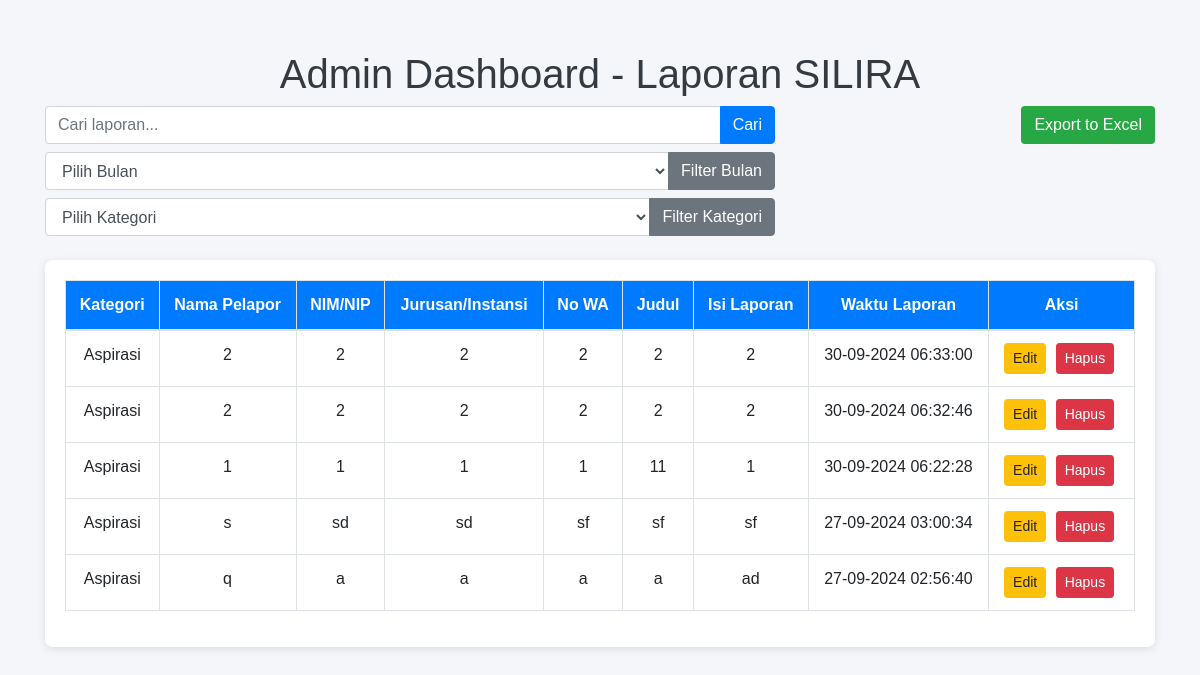
The app's page /admin.php with its own data.
### tables this page shows
CREATE TABLE IF NOT EXISTS `reports` (
`id` int(11) NOT NULL,
  `kategori_laporan` varchar(50) NOT NULL,
  `nama_pelapor` varchar(100) NOT NULL,
  `nim_nip` varchar(50) NOT NULL,
  `jurusan_instansi` varchar(100) NOT NULL,
  `no_wa` varchar(15) NOT NULL,
  `judul_laporan` varchar(255) NOT NULL,
  `isi_laporan` text NOT NULL,
  `waktu_laporan` timestamp NOT NULL DEFAULT CURRENT_TIMESTAMP
);

### admin.php (the view, shortened to what this page needs)
<?php include 'db.php'; ?>
<!DOCTYPE html>
<html lang="en">
<head>
    <link rel="stylesheet" href="https://maxcdn.bootstrapcdn.com/bootstrap/4.5.2/css/bootstrap.min.css">
</head>
<body>
    <div class="container">
        <h1 class="text-center">Admin Dashboard - Laporan SILIRA</h1>
        <div class="row mb-4">
            <div class="col-md-8">
                <form method="GET" action="">
                    <div class="input-group mb-2">
                        <input type="text" class="form-control" name="search" placeholder="Cari laporan...">
                        <div class="input-group-append">
                            <button class="btn btn-primary" type="submit">Cari</button>
                        </div>
                    </div>
                    <div class="input-group mb-2">
                        <select name="month" class="form-control">
                            <option value="">Pilih Bulan</option>
                        </select>
                        <div class="input-group-append">
                            <button class="btn btn-secondary" type="submit">Filter Bulan</button>
                        </div>
                    </div>
                    <div class="input-group">
                        <select name="category" class="form-control">
                            <option value="">Pilih Kategori</option>
                        </select>
                        <div class="input-group-append">
                            <button class="btn btn-secondary" type="submit">Filter Kategori</button>
                        </div>
                    </div>
                </form>
            </div>
            <div class="col-md-4 text-right">
                <a href="export.php" class="btn btn-export" aria-label="Export to Excel">Export to Excel</a>
            </div>
        </div>
        <div class="table-container">
            <table class="table table-bordered table-hover">
                <thead>
                    <tr>
                        <th>Kategori</th>
                        <th>Nama Pelapor</th>
                        <th>NIM/NIP</th>
                        <th>Jurusan/Instansi</th>
                        <th>No WA</th>
                        <th>Judul</th>
                        <th>Isi Laporan</th>
                        <th>Waktu Laporan</th>
                        <th>Aksi</th>
                    </tr>
                </thead>
                <tbody>
                    <?php
                    $sql = "SELECT * FROM reports WHERE 1=1";
                    $sql .= " ORDER BY waktu_laporan DESC";
                    $result = $conn->query($sql);
                    if ($result->num_rows > 0) {
                        while ($row = $result->fetch_assoc()) {
                            echo "<tr>
                                    <td>" . htmlspecialchars($row['kategori_laporan']) . "</td>
                                    <td>" . htmlspecialchars($row['nama_pelapor']) . "</td>
                                    <td>" . htmlspecialchars($row['nim_nip']) . "</td>
                                    <td>" . htmlspecialchars($row['jurusan_instansi']) . "</td>
                                    <td>" . htmlspecialchars($row['no_wa']) . "</td>
                                    <td>" . htmlspecialchars($row['judul_laporan']) . "</td>
                                    <td>" . htmlspecialchars($row['isi_laporan']) . "</td>
                                    <td>" . date("d-m-Y H:i:s", strtotime($row['waktu_laporan'])) . "</td>
                                    <td>
                                        <a href='edit_laporan.php?id={$row['id']}' class='btn btn-warning btn-sm btn-edit' aria-label='Edit Laporan'>Edit</a>
                                        <a href='delete_laporan.php?id={$row['id']}' class='btn btn-danger btn-sm btn-delete' aria-label='Hapus Laporan' onclick='return confirm(\"Apakah Anda yakin ingin menghapus laporan ini?\");'>Hapus</a>
                                    </td>
                                  </tr>";
                        }
                    } else {
                        echo "<tr><td colspan='9' class='no-reports'>No reports found</td></tr>";
                    }
                    ?>
                </tbody>
            </table>
        </div>
    </div>
</body>
</html>

### admin.php (style rules this page uses)
body { font-family: Arial, sans-serif; background-color: #f4f6f9; color: #343a40; }
.container { margin-top: 50px; }
.table-container { margin-top: 20px; background-color: #fff; border-radius: 8px; box-shadow: 0 2px 8px rgba(0, 0, 0, 0.1); padding: 20px; }
.table thead th { background-color: #007bff; color: #fff; text-align: center; }
.table tbody td { text-align: center; }
.btn-export { background-color: #28a745; color: #fff; margin-bottom: 20px; }
.btn-edit, .btn-delete { margin-right: 5px; }

### records on screen
reports: kategori_laporan "Aspirasi", nama_pelapor "2", nim_nip "2", jurusan_instansi "2", no_wa "2", judul_laporan "2", isi_laporan "2", waktu_laporan "30-09-2024 06:33:00"
reports: kategori_laporan "Aspirasi", nama_pelapor "2", nim_nip "2", jurusan_instansi "2", no_wa "2", judul_laporan "2", isi_laporan "2", waktu_laporan "30-09-2024 06:32:46"
reports: kategori_laporan "Aspirasi", nama_pelapor "1", nim_nip "1", jurusan_instansi "1", no_wa "1", judul_laporan "11", isi_laporan "1", waktu_laporan "30-09-2024 06:22:28"
reports: kategori_laporan "Aspirasi", nama_pelapor "s", nim_nip "sd", jurusan_instansi "sd", no_wa "sf", judul_laporan "sf", isi_laporan "sf", waktu_laporan "27-09-2024 03:00:34"
reports: kategori_laporan "Aspirasi", nama_pelapor "q", nim_nip "a", jurusan_instansi "a", no_wa "a", judul_laporan "a", isi_laporan "ad", waktu_laporan "27-09-2024 02:56:40"
